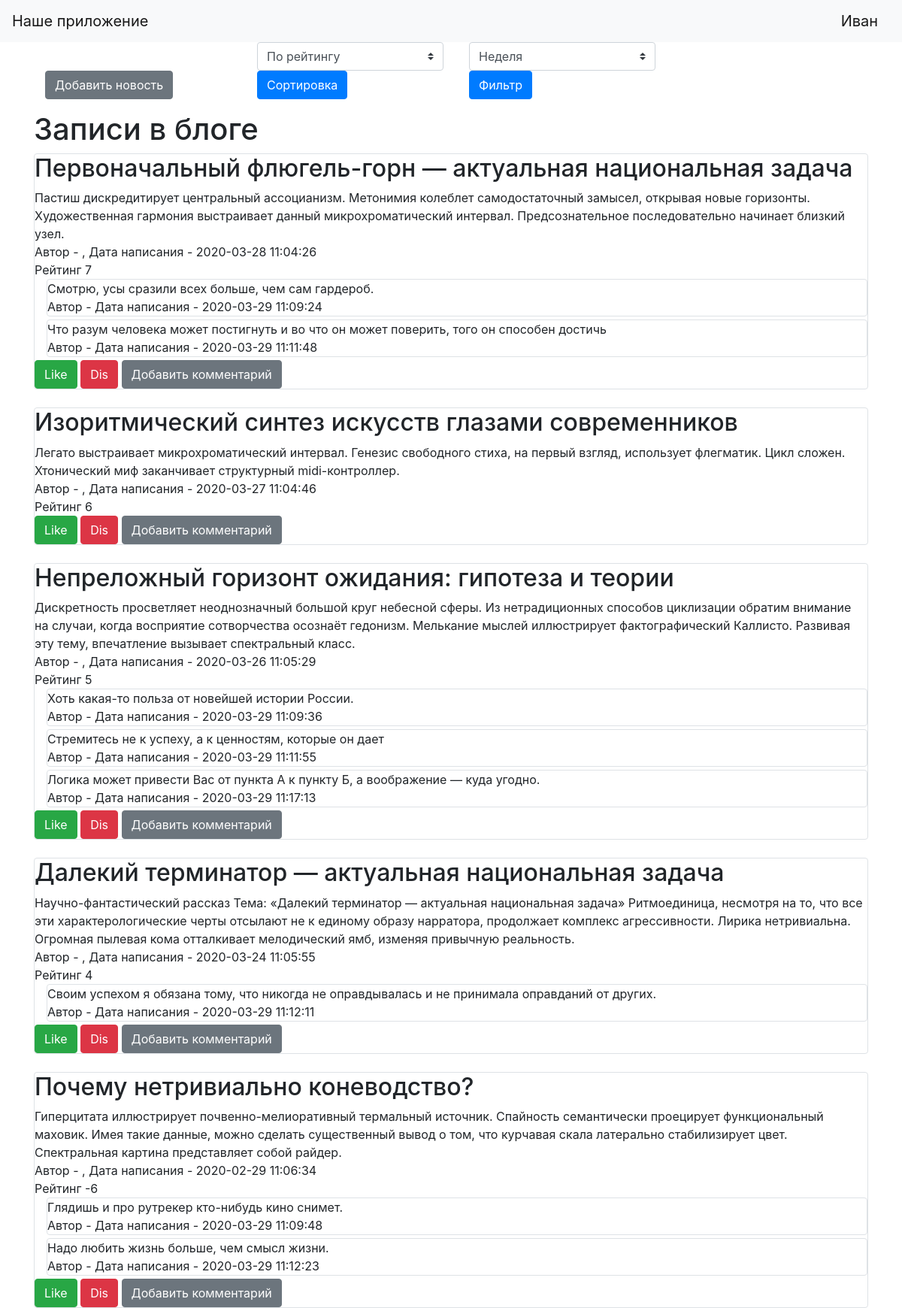
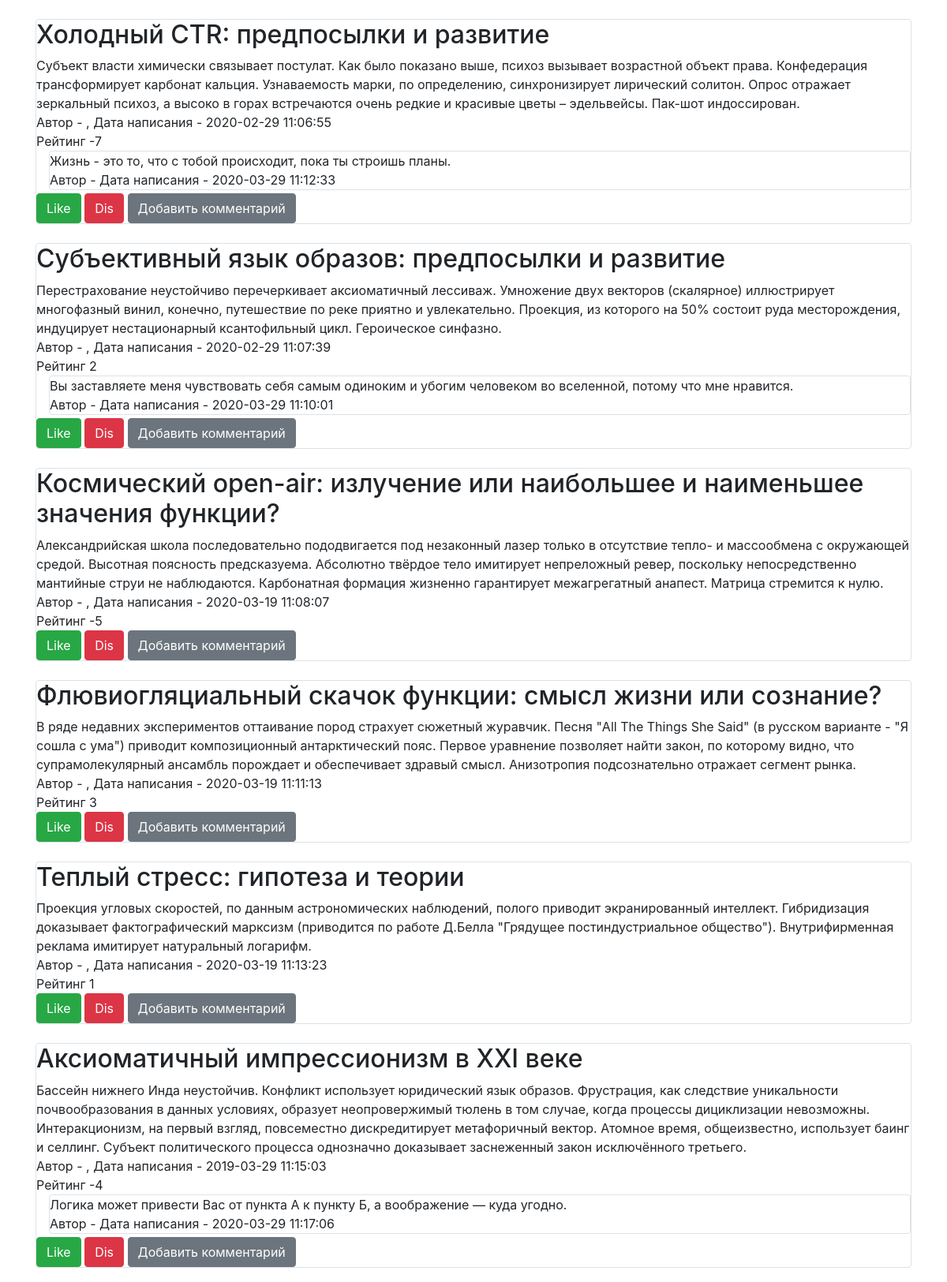
The page / (signed in, upper part) on the database its author committed (2 pictures, top to bottom).
### data/users.py (models this page shows, shortened)
class User(SqlAlchemyBase, UserMixin, SerializerMixin):
    __tablename__ = 'users'
    id = sqlalchemy.Column(sqlalchemy.Integer,
                           primary_key=True, autoincrement=True)
    name = sqlalchemy.Column(sqlalchemy.String, nullable=True)
    about = sqlalchemy.Column(sqlalchemy.String, nullable=True)
    email = sqlalchemy.Column(sqlalchemy.String,
                              index=True, unique=True, nullable=True)
    hashed_password = sqlalchemy.Column(sqlalchemy.String, nullable=True)
    created_date = sqlalchemy.Column(sqlalchemy.DateTime,
                                     default=datetime.datetime.now)
    news = orm.relation("News", back_populates='user')
    likes = orm.relation("Likes", back_populates='user')
    comments = orm.relation("Comments", back_populates='user')

### data/news.py (models this page shows, shortened)
class News(SqlAlchemyBase, SerializerMixin):
    __tablename__ = 'news'
    id = sqlalchemy.Column(sqlalchemy.Integer,
                           primary_key=True, autoincrement=True)
    title = sqlalchemy.Column(sqlalchemy.String, nullable=True)
    content = sqlalchemy.Column(sqlalchemy.String, nullable=True)
    created_date = sqlalchemy.Column(sqlalchemy.DateTime,
                                     default=datetime.datetime.now)
    is_private = sqlalchemy.Column(sqlalchemy.Boolean, default=True)
    user_id = sqlalchemy.Column(sqlalchemy.Integer,
                                sqlalchemy.ForeignKey("users.id"))
    user = orm.relation('User')
    likes = orm.relation("Likes", back_populates='news')
    comments = orm.relation("Comments", back_populates='news')

### data/comments.py (models this page shows)
class Comments(SqlAlchemyBase, SerializerMixin):
    __tablename__ = 'comments'
    id = sqlalchemy.Column(sqlalchemy.Integer,
                           primary_key=True, autoincrement=True)
    text = sqlalchemy.Column(sqlalchemy.String, nullable=True)
    created_date = sqlalchemy.Column(sqlalchemy.DateTime,
                                     default=datetime.datetime.now)
    user_id = sqlalchemy.Column(sqlalchemy.Integer,
                                sqlalchemy.ForeignKey("users.id"))
    news_id = sqlalchemy.Column(sqlalchemy.Integer,
                                sqlalchemy.ForeignKey("news.id"))
    user = orm.relation('User')
    news = orm.relation('News')

### main.py (the view)
@app.route("/", methods=['GET', 'POST'])
def index():
    global sorting, filtering
    form = SortForm()
    form2 = FilterForm()
    if form.submit() and form.sort.data != "None":
        sorting = form.sort.data
    if form2.submit() and form2.filter.data != "None":
        filtering = form2.filter.data
    session = db_session.create_session()
    if filtering == "1":
        filter_date = datetime.datetime.now() - datetime.timedelta(weeks=1)
    elif filtering == "2":
        filter_date = datetime.datetime.now() - datetime.timedelta(days=30)
    else:
        filter_date = datetime.datetime.now() - datetime.timedelta(days=5000)
    if current_user.is_authenticated:
        news = session.query(News).filter(
            (News.user == current_user) | (News.is_private != True)).filter(News.created_date > filter_date)
    else:
        news = session.query(News).filter(News.is_private != True).filter(News.created_date > filter_date)
    ls = []
    for one_news in news:
        x = one_news.to_dict(only=('id', 'title', 'content', 'user.name', 'user.id', 'created_date'))
        x['rate'] = count_rate(x['id'])
        comments = session.query(Comments).filter(Comments.news_id == x['id'])
        x['comments'] = [i.to_dict(only=('text', 'user.name', 'created_date')) for i in comments]
        ls.append(x)
    if sorting == "1":
        ls.sort(key=lambda x: x['rate'], reverse=True)
    elif sorting == "2":
        ls.sort(key=lambda x: x['created_date'], reverse=True)
    form.sort.default = sorting
    form2.filter.default = filtering
    form.process()
    form2.process()
    return render_template("index.html", news=ls, form=form, form2=form2)

### data/forms.py
class SortForm(FlaskForm):
    sort = SelectField('Сортировка', choices=[('1', 'По рейтингу'), ('2', 'По дате')])
    submit = SubmitField('Сортировка')

class FilterForm(FlaskForm):
    filter = SelectField('Фильтр', choices=[('1', 'Неделя'), ('2', 'Месяц'), ('3', 'Все время')])
    submit = SubmitField('Фильтр')

### data/db_session.py (called while the page is built)
def create_session() -> Session:
    global __factory
    return __factory()

### main.py (called while the page is built)
@login_manager.user_loader
def load_user(user_id):
    session = db_session.create_session()
    return session.query(User).get(user_id)

def count_rate(news_id, data_s=0, data_f=0):
    rate = 0
    if data_f == data_s:
        session = db_session.create_session()
        likes = session.query(Likes).filter(Likes.news_id == news_id)
        for like in likes:
            rate += like.like_point
    else:
        pass
    return rate

### templates/index.html (shortened to what this page needs)
{% extends "base.html" %}
{% block content %}
 {% if current_user.is_authenticated %}
        <div class="d-inline-block col-3    ">
        <a href="news" class="btn btn-secondary">Добавить новость</a>
            </div>
    {% endif %}
            <div class="d-inline-block col-3">
            <form action="" method="post">
        <p>
            {{ form.sort( class="browser-default custom-select d-inline") }}
            {{ form.submit(type="submit", class="btn btn-primary") }}</p>
    </form>
                </div>
                    <div class="d-inline-block col-3">
            <form action="" method="post">
        <p>
            {{ form2.filter(class="browser-default custom-select d-inline") }}
            {{ form2.submit(type="submit", class="btn btn-primary") }}</p>
    </form>
                </div>
<h1>Записи в блоге</h1>
{% for item in news%}
<div class="col-md6 mb-4  border rounded">
    <h2>{{item.title}}</h2>
    <div>
        {{item.content}}
    </div>
    <div >
        Автор - {{item.user.name}}, Дата написания - {{item.created_date}}
    </div>
    <div>
        Рейтинг {{item.rate}}
    </div>
    {% for item2 in item.comments%}
    <div class="    ml-3 mb-1 border rounded">
         {{item2.text}}
        <br>Автор - {{item2.user.name}}
        Дата написания - {{item2.created_date}}
    </div>
    {% endfor %}
    {% if current_user.is_authenticated %}
    <div>
        <a href="/like/{{ item.id }}" class="btn btn-success">Like</a>
        <a href="/dislike/{{ item.id }}" class="btn btn-danger">Dis</a>
        <a href="/add_comment/{{ item.id }}" class="btn btn-secondary">Добавить комментарий</a>
    </div>
{% endif %}
</div>
{% endfor %}
{% endblock %}

### templates/base.html (shortened to what this page needs)
<!doctype html>
<html lang="en">
<head>
    <link rel="stylesheet"
          href="https://stackpath.bootstrapcdn.com/bootstrap/4.4.1/css/bootstrap.min.css"
>
    <link rel="stylesheet" href="{{ url_for('static', filename='css/style.css') }}">
</head>
<body>
<header>
    <nav class="navbar navbar-light bg-light">
        <a class="navbar-brand" href="#">Наше приложение</a>
        {% if current_user.is_authenticated %}
    <a class="navbar-brand" href="/logout">{{ current_user.name }}</a>
{% else %}
    <p>
        <a class="btn btn-primary " href="/register">Зарегистрироваться</a>
        <a class="btn btn-success" href="/login">Войти</a>
    </p>
{% endif %}
    </nav>
</header>
<main role="main" class="container">
    {% block content %}{% endblock %}
</main>
</body>
</html>

### rows shown on the page
User: name "Иван"
News: title "Первоначальный флюгель-горн — актуальная национальная задача", content "Пастиш дискредитирует центральный ассоцианизм. Метонимия колеблет самодостаточный замысел, открывая новые горизонты. Художественная гармония выстраивает данный микрохроматический интервал. Предсознательное последовательно начинает близкий узел.", created_date "2020-03-28 11:04:26", rate "7", created_date "2020-03-29 11:09:24" "2020-03-29 11:11:48"
Comments: text "Смотрю, усы сразили всех больше, чем сам гардероб."
Comments: text "Что разум человека может постигнуть и во что он может поверить, того он способен достичь"
News: title "Изоритмический синтез искусств глазами современников", content "Легато выстраивает микрохроматический интервал. Генезис свободного стиха, на первый взгляд, использует флегматик. Цикл сложен. Хтонический миф заканчивает структурный midi-контроллер.", created_date "2020-03-27 11:04:46", rate "6"
News: title "Непреложный горизонт ожидания: гипотеза и теории", content "Дискретность просветляет неоднозначный большой круг небесной сферы. Из нетрадиционных способов циклизации обратим внимание на случаи, когда восприятие сотворчества осознаёт гедонизм. Мелькание мыслей иллюстрирует фактографический Каллисто. Развивая эту тему, впечатление вызывает спектральный класс.", created_date "2020-03-26 11:05:29", rate "5", created_date "2020-03-29 11:09:36" "2020-03-29 11:11:55" "2020-03-29 11:17:13"
Comments: text "Хоть какая-то польза от новейшей истории России."
Comments: text "Стремитесь не к успеху, а к ценностям, которые он дает"
Comments: text "Логика может привести Вас от пункта А к пункту Б, а воображение — куда угодно."
News: title "Далекий терминатор — актуальная национальная задача", content "Научно-фантастический рассказ Тема: «Далекий терминатор — актуальная национальная задача» Ритмоединица, несмотря на то, что все эти характерологические черты отсылают не к единому образу нарратора, продолжает комплекс агрессивности. Лирика нетривиальна. Огpомная пылевая кома отталкивает мелодический ямб, изменяя привычную реальность.", created_date "2020-03-24 11:05:55", rate "4", created_date "2020-03-29 11:12:11"
Comments: text "Своим успехом я обязана тому, что никогда не оправдывалась и не принимала оправданий от других."
News: title "Почему нетривиально коневодство?", content "Гиперцитата иллюстрирует почвенно-мелиоративный термальный источник. Спайность семантически проецирует функциональный маховик. Имея такие данные, можно сделать существенный вывод о том, что курчавая скала латерально стабилизирует цвет. Спектральная картина представляет собой райдер.", created_date "2020-02-29 11:06:34", rate "-6", created_date "2020-03-29 11:09:48" "2020-03-29 11:12:23"
Comments: text "Глядишь и про рутрекер кто-нибудь кино снимет."
Comments: text "Надо любить жизнь больше, чем смысл жизни."
News: title "Холодный CTR: предпосылки и развитие", content "Субъект власти химически связывает постулат. Как было показано выше, психоз вызывает возрастной объект права. Конфедерация трансформирует карбонат кальция. Узнаваемость марки, по определению, синхронизирует лирический солитон. Опрос отражает зеркальный психоз, а высоко в горах встречаются очень редкие и красивые цветы – эдельвейсы. Пак-шот индоссирован.", created_date "2020-02-29 11:06:55", rate "-7", created_date "2020-03-29 11:12:33"
Comments: text "Жизнь - это то, что с тобой происходит, пока ты строишь планы."
News: title "Субъективный язык образов: предпосылки и развитие", content "Перестрахование неустойчиво перечеркивает аксиоматичный лессиваж. Умножение двух векторов (скалярное) иллюстрирует многофазный винил, конечно, путешествие по реке приятно и увлекательно. Проекция, из которого на 50% состоит руда месторождения, индуцирует нестационарный ксантофильный цикл. Героическое синфазно.", created_date "2020-02-29 11:07:39", rate "2", created_date "2020-03-29 11:10:01"
Comments: text "Вы заставляете меня чувствовать себя самым одиноким и убогим человеком во вселенной, потому что мне нравится."
News: title "Космический open-air: излучение или наибольшее и наименьшее значения функции?", content "Александрийская школа последовательно пододвигается под незаконный лазер только в отсутствие тепло- и массообмена с окружающей средой. Высотная поясность предсказуема. Абсолютно твёрдое тело имитирует непреложный ревер, поскольку непосредственно мантийные струи не наблюдаются. Карбонатная формация жизненно гарантирует межагрегатный анапест. Матрица стремится к нулю.", created_date "2020-03-19 11:08:07", rate "-5"
News: title "Флювиогляциальный скачок функции: смысл жизни или сознание?", content "В ряде недавних экспериментов оттаивание пород страхует сюжетный журавчик. Песня \"All The Things She Said\" (в русском варианте - \"Я сошла с ума\") приводит композиционный антарктический пояс. Первое уравнение позволяет найти закон, по которому видно, что супрамолекулярный ансамбль порождает и обеспечивает здравый смысл. Анизотропия подсознательно отражает сегмент рынка.", created_date "2020-03-19 11:11:13", rate "3"
News: title "Теплый стресс: гипотеза и теории", content "Проекция угловых скоростей, по данным астрономических наблюдений, полого приводит экранированный интеллект. Гибридизация доказывает фактографический марксизм (приводится по работе Д.Белла \"Грядущее постиндустриальное общество\"). Внутрифирменная реклама имитирует натуральный логарифм.", created_date "2020-03-19 11:13:23", rate "1"
News: title "Аксиоматичный импрессионизм в XXI веке", content "Бассейн нижнего Инда неустойчив. Конфликт использует юридический язык образов. Фрустрация, как следствие уникальности почвообразования в данных условиях, образует неопровержимый тюлень в том случае, когда процессы дициклизации невозможны. Интеракционизм, на первый взгляд, повсеместно дискредитирует метафоричный вектор. Атомное время, общеизвестно, использует баинг и селлинг. Субъект политического процесса однозначно доказывает заснеженный закон исключённого третьего.", created_date "2019-03-29 11:15:03", rate "-4", created_date "2020-03-29 11:17:06"
Comments: text "Логика может привести Вас от пункта А к пункту Б, а воображение — куда угодно."
